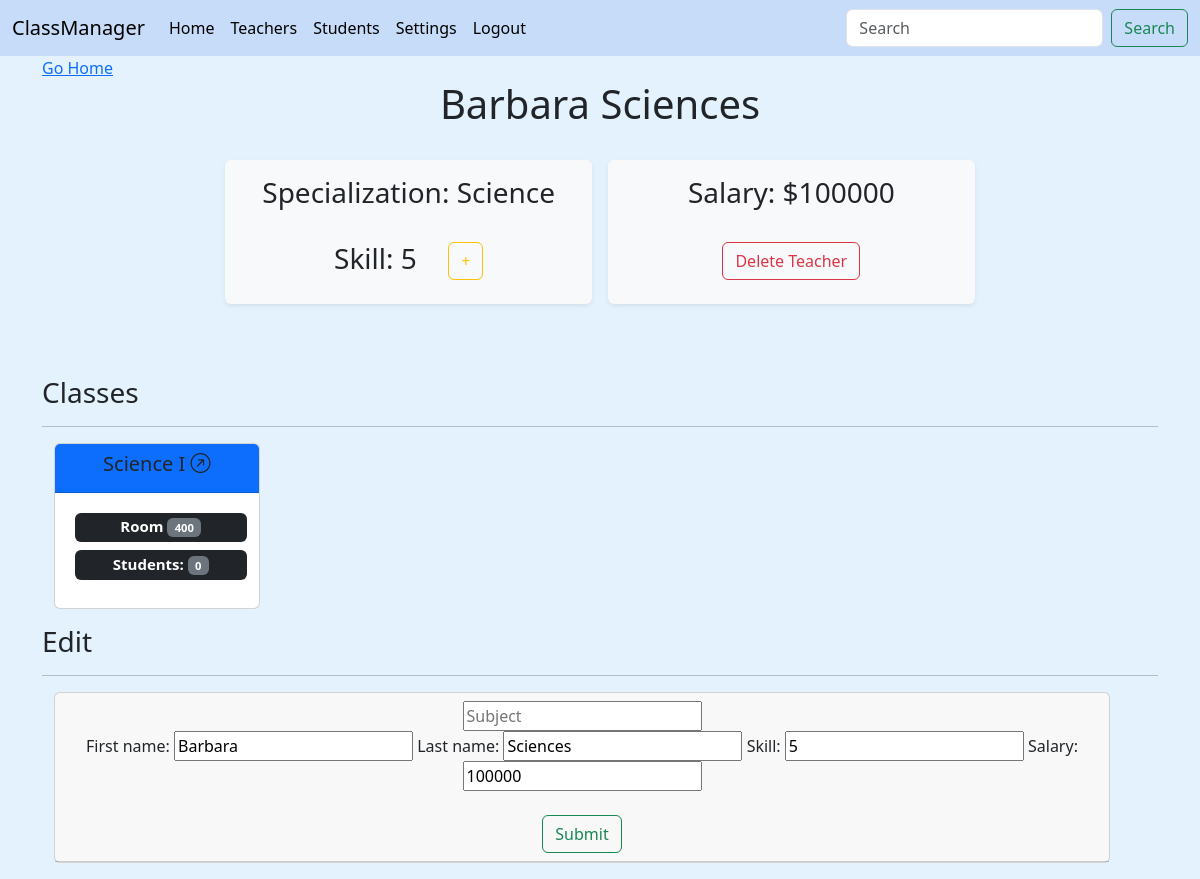
Screenshot of /teacher/1 (signed in) with the database file from the repository.
### main/models.py (models this page shows, shortened)
class Teacher(models.Model):
    user = models.ForeignKey(User, on_delete=models.DO_NOTHING, blank=True, null=True)
    first_name = models.CharField(max_length=50)
    last_name = models.CharField(max_length=50)
    subject = models.ForeignKey(Subject, on_delete=models.CASCADE, blank=True, null=True)
    skill = models.IntegerField(validators=[MinValueValidator(0), MaxValueValidator(5)], blank=True, null=True)
    salary = models.IntegerField(validators=[MinValueValidator(1000), MaxValueValidator(999999)], blank=True, null=True)
    def __str__(self):
        return (
                f"{self.first_name+' '+self.last_name}"
        )

class Subject(models.Model):
    user = models.ForeignKey(User, on_delete=models.DO_NOTHING, blank=True, null=True)
    name = models.CharField(max_length=60, unique=True)
    def __str__(self):
        return (
                f"{self.name}"
        )

class Class(models.Model):
    user = models.ForeignKey(User, on_delete=models.DO_NOTHING, blank=True, null=True)
    name = models.CharField(max_length=60, unique=True)
    building = models.ForeignKey(Subject, on_delete=models.CASCADE, blank=True, null=True)
    room = models.IntegerField(validators=[MinValueValidator(0), MaxValueValidator(1000)], blank=True, null=True)
    teacher = models.ForeignKey(Teacher, related_name="taught_by", on_delete=models.DO_NOTHING, blank=True, null=True)
    students = models.ManyToManyField(Student, related_name="taken_by", blank=True)
    def __str__(self):
        return (
                f"{self.name}"
        )

### main/views.py (the view, shortened to what this page needs)
# urls.py: path('teacher/<int:pk>', views.teacher, name='teacher'),
@login_required(login_url="main:login_view")
def teacher(request, pk):
    user = request.user
    subjects = Subject.objects.filter(user_id=user.id)
    teacher = get_object_or_404(Teacher, user_id=user.id, id=pk)
    classes = Class.objects.filter(user_id=request.user.id, teacher=teacher)
    teacherForm = TeacherForm(instance=teacher)
    return render(request, "main/teacher.html", {
        'teacher': teacher,
        'classes': classes,
        'subjects': subjects,
        'form': teacherForm
    })

### main/forms.py
class TeacherForm(forms.ModelForm):
    class Meta:
        model = Teacher
        fields = '__all__'
        exclude = ['user', 'subject']

### main/models.py (called while the page is built)
    def __str__(self):
        return (
                f"{self.first_name+' '+self.last_name}"
        )

### main/templates/main/teacher.html (shortened to what this page needs)
{% extends "main/base.html" %}
{% block content %}
{% if request.user.is_authenticated %}
<a href="{% url 'main:home' %}">Go Home</a>
<h1>
  <center>{{teacher|title}}</center>
</h1>
<br>
<div class="container text-center">
  <div class="row g-2 justify-content-center">
    <div class="col-4 m-2 shadow-sm p-3 mb-5 bg-body-tertiary rounded bg-light">
      <h3>Specialization: {{teacher.subject}}</h3>
      <br />
      <h3>Skill: {{teacher.skill}} <a class="ms-4" href="{% url 'main:train' teacher.id %}"><button class="btn btn-outline-warning">+</button></a></h3>
    </div>
    <div class="col-4 m-2 shadow-sm p-3 mb-5 bg-body-tertiary rounded bg-light align-items-center justify-content-center">
      <h3>Salary: ${{teacher.salary}}</h3>
      <br>
      <a href="{% url 'main:delete' teacher.id 'teacher' %}">
        <button type="button" class="btn btn-outline-danger">Delete Teacher</button>
      </a>
    </div>
  </div>
</div>
<br />
<h3>Classes</h3>
<hr>
<div id="class-container" class="container overflow-hidden text-center">
  <div class="row row-cols-2 row-cols-lg-5 g-2 g-lg-3">
    {% for class in classes %}
    <div class="col-2">
      <div id="{{class.id}}" class="card mb-3" style="max-width: 18rem;">
        <div class="card-header bg-primary">
          <h5><a class="title-header link-dark bg-primary fw-medium" href="{% url 'main:class' class %}">{{class|capfirst}} <i class="bi bi-arrow-up-right-circle"></i></a></h5>
        </div>
        <div class="card-body">
          <h5 class="card-title">
            <span style="width: 100%;" class="m-1 badge bg-dark">Room <span class="badge bg-secondary"> {{ class.room }}</span></span>
              <br />
              <span style="width: 100%;" class="m-1 badge bg-dark">Students: <span class="badge bg-secondary"> {{ class.students.count }}</span></span>
          </h5>
        </div>
      </div>
    </div>
    {% endfor %}
  </div>
</div>
<h3>Edit</h3>
<hr>
<div id="teacher-container" class="container overflow-hidden text-center">
  <div class="row row-cols-2 row-cols-lg-5 g-2 g-lg-3">
    <div id="edit_teacher" class="col-2">
      <div class="card mb-3" style="width: 88vw;">
        <div class="card-header">
          <form method="POST" action="">
            <input name="subject" placeholder="Subject" list="subjectList" />
            <br />
            {{form}}
            <br>
            <br>
            <button class="btn btn-outline-success" type="Submit">Submit</button>
          </form>
        </div>
      </div>
    </div>
  </div>
</div>
{% endif %} {% endblock %}

### main/templates/main/base.html (style rules this page uses)
.title-header { text-decoration:none; }

### rows the page displays
Teacher: first_name+last_name "Barbara Sciences", subject "Science", skill "5", salary "100000", first_name "Barbara", last_name "Sciences"
Class: name "Science I", room "400", students.count "0"
